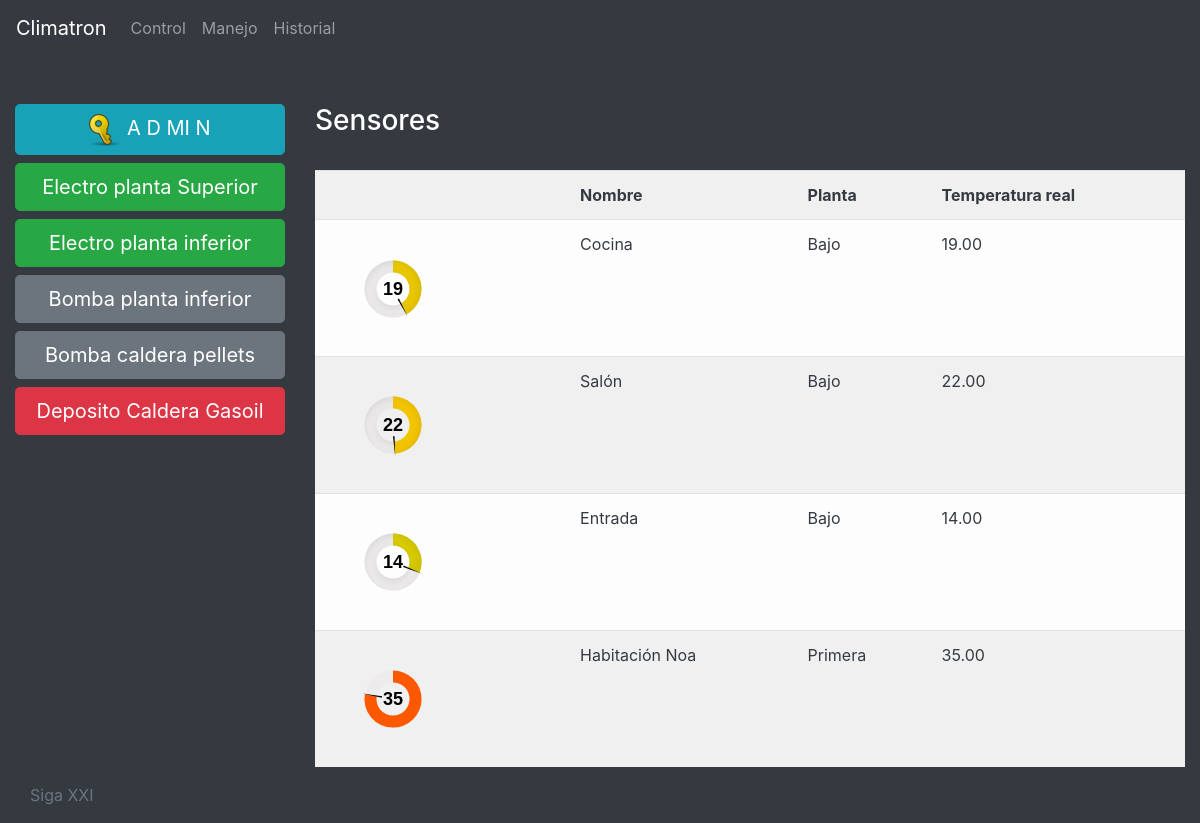
The page / on the database its author committed.
### clima/models.py (models this page shows, shortened)
class sensor_instalacion(models.Model):
	nombre_sensor = models.CharField(max_length=100)
	tipo_sensor = models.ForeignKey(tipo_sensor, default=None, null=False, blank=False)
	estado = models.ForeignKey(estado, default=None, null=False, blank=False)
	valor = models.DecimalField(max_digits=5, decimal_places=2, default=Decimal('0.00'))
	fecha_lectura = models.DateTimeField(default=datetime.now, blank=False)
	puerto = models.IntegerField(default=0)
	class Meta:
		verbose_name_plural = "Sensores instalación"

class sensor(models.Model):
	nombre_sensor = models.CharField(max_length=100)
	tipo_sensor = models.ForeignKey(tipo_sensor, default=None, null=False, blank=False)
	planta = models.ForeignKey(planta, default=None, null=False, blank=False)
	ip = models.CharField(max_length=200)
	tb = models.DecimalField(max_digits=5, decimal_places=2)
	tn = models.DecimalField(max_digits=5, decimal_places=2)
	tc = models.DecimalField(max_digits=5, decimal_places=2)
	ultima_temperatura = models.DecimalField(max_digits=5, decimal_places=2, default=Decimal('0.00'))
	fecha_lectura = models.DateTimeField(default=datetime.now, blank=False)
	class Meta:
		verbose_name_plural = "Sensores"

class planta(models.Model):
	nombre_planta = models.CharField(max_length=100)
	class Meta:
		verbose_name_plural = "Plantas"
	def __unicode__(self):
		return self.nombre_planta

### clima/views.py (the view)
# urls.py: url(r'^$', views.home, name='home'),
def home(request):
	sensores = sensor.objects.order_by('planta')
	instalacion = sensor_instalacion.objects.order_by('tipo_sensor')
	context = {'los_sensores': sensores , 'las_instalaciones' : instalacion}
	return render(request, 'clima/home.html', context)

### templates/clima/home.html (shortened to what this page needs)
{% extends "base.html" %}
{%   load   staticfiles   %}
{% block elcss %}
<link href="{% static 'css/gauge.css' %}" rel="stylesheet">
{% endblock %}
{% block content %}
<br /><br />
<div class="row">
	<div class="col-md-3 col-lg-3">
		<a href="/admin" class="btn btn-info btn-lg btn-block">
			<img src="/media/key.png">
			A D MI N
		</a>
		{% for instalacion in las_instalaciones %}
			{% if instalacion.estado.codigo  == 1 %}
            			<a href="/sensor_instalacion_detalle/{{instalacion.id}}/" class="btn btn-success btn-lg btn-block">{{ instalacion.nombre_sensor }}</a>
       			{% endif %}
			{% if instalacion.estado.codigo  == 2 %}
            			<a href="/sensor_instalacion_detalle/{{instalacion.id}}/" class="btn btn-secondary btn-lg btn-block">{{ instalacion.nombre_sensor }}</a>
            		{% endif %}
			{% if instalacion.estado.codigo  == 0 %}
            			<a href="/sensor_instalacion_detalle/{{instalacion.id}}/" class="btn btn-danger btn-lg btn-block">{{ instalacion.nombre_sensor }}</a>
            		{% endif %}
     	   	{% endfor %}
    </div>
    <div class="col-md-9 col-lg-9" >
    	<h3> Sensores </h3>
    	<br />
    	{% if los_sensores %}
             <div class="table-responsive">
                <table class="table table-striped table-light text-dark">
                	<th></th>
                  <th>Nombre</th>
                  <th>Planta</th>
                  <th>Temperatura real</th>
                  {% for sensor in los_sensores %}
                    <tr>
                    		<td><div class="termometro" id="{{ sensor.nombre_sensor }}" ></div></td>
                        <td>{{ sensor.nombre_sensor }}</td>
                        <td>{{ sensor.planta }}</td>
                        <td>{{ sensor.ultima_temperatura }}</td>
                    </tr>
                  {% endfor %}
                </table>
            </div>
        {% else %}
            <p class="text-warning">Sin sensor</p>
        {% endif %}
    </div>
</div>
{% endblock %}

### static/css/gauge.css (style rules this page uses)
.termometro { width:100px; height:80px; display: inline-block; margin: 1em; }

### rows shown on the page
sensor_instalacion: nombre_sensor "Electro planta Superior"
sensor_instalacion: nombre_sensor "Electro planta inferior"
sensor_instalacion: nombre_sensor "Bomba planta inferior"
sensor_instalacion: nombre_sensor "Bomba caldera pellets"
sensor_instalacion: nombre_sensor "Deposito Caldera Gasoil"
sensor: nombre_sensor "Cocina", planta "Bajo", ultima_temperatura "19.00"
sensor: nombre_sensor "Salón", planta "Bajo", ultima_temperatura "22.00"
sensor: nombre_sensor "Entrada", planta "Bajo", ultima_temperatura "14.00"
sensor: nombre_sensor "Habitación Noa", planta "Primera", ultima_temperatura "35.00"
